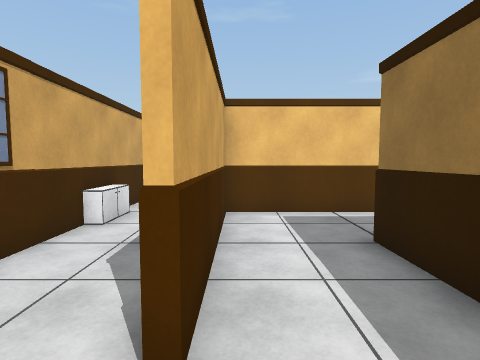
[1] (above)

17 first-person views from a walk through a 3-D level made in the Unity game engine. The camera is 1.4 m above the floor, tilts 4° down and sees 80° across. The floor is counted in squares, 1 m on a side. Each view is taken from the middle of a square. On the plan, view 1 faces up. The plan holds only what a view shows up to about 14 squares ahead; the rest is blank. The player is left out. Door leaves are left out, so doorways stand open.

[2]
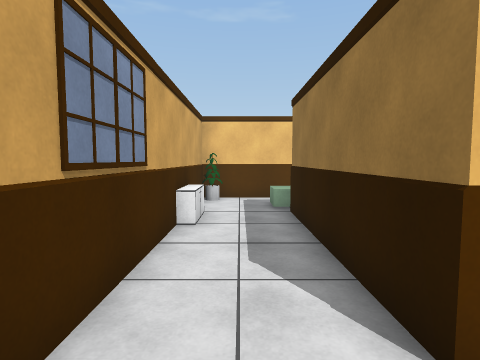

[3]
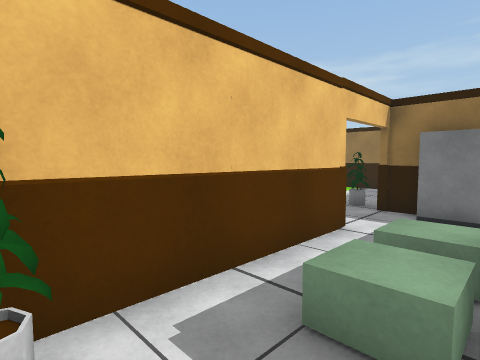

[4]
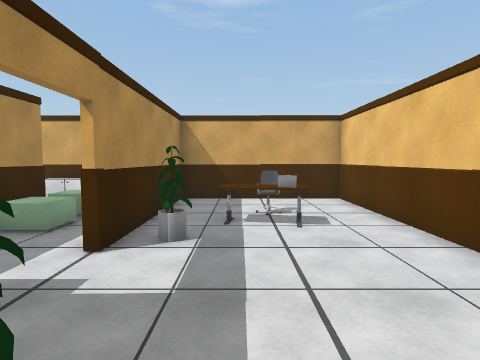

[5]
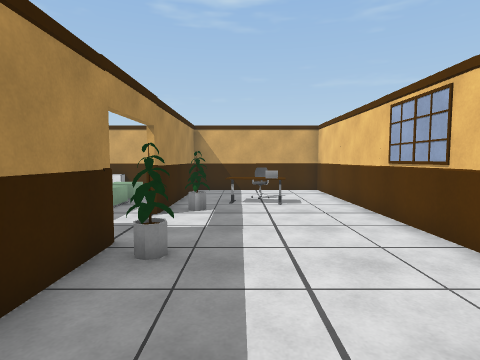

[6]
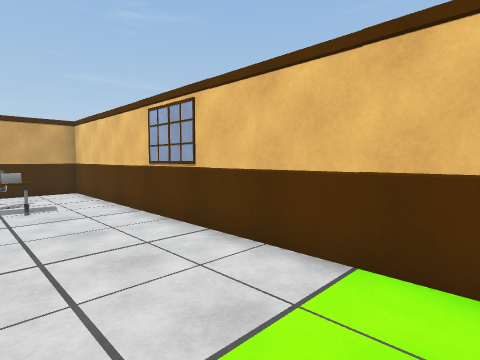

[7]
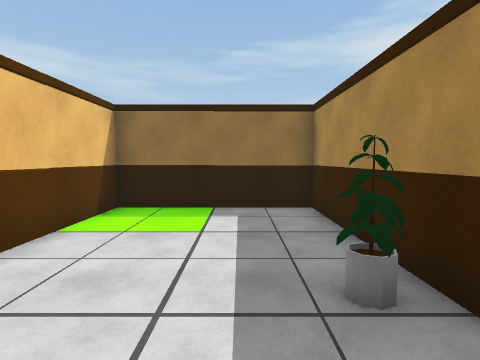

[8]
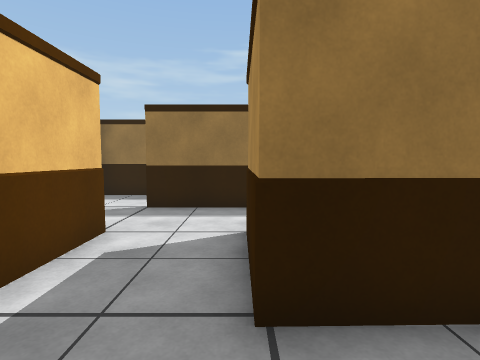

[9]
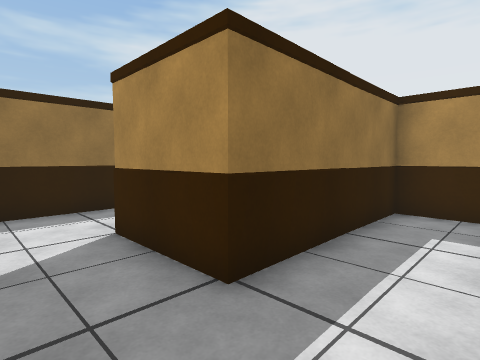

[10]
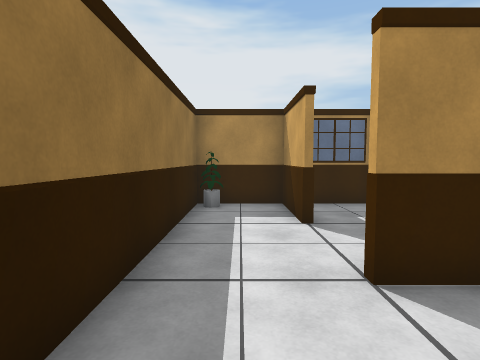

[11]
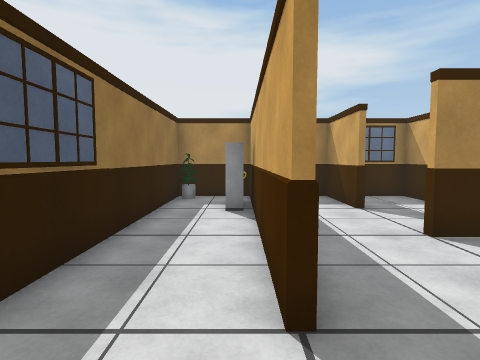

[12]
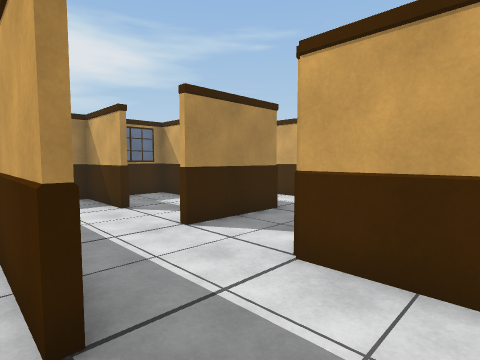

[13]
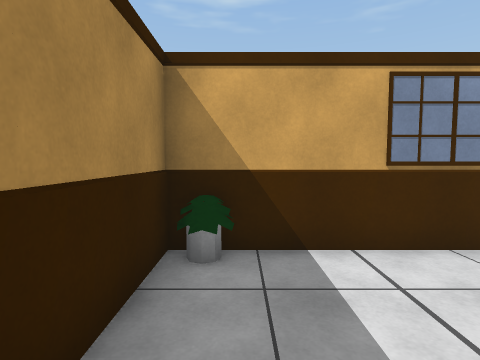

[14]
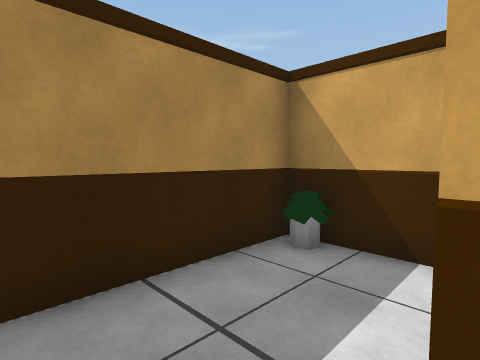

[15]
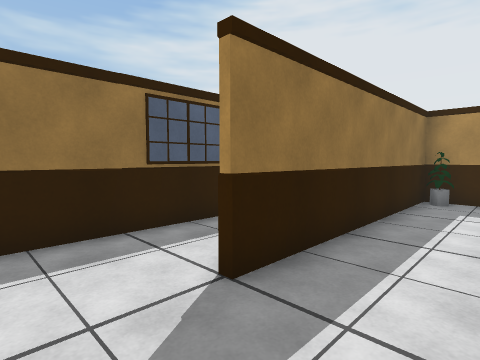

[16]
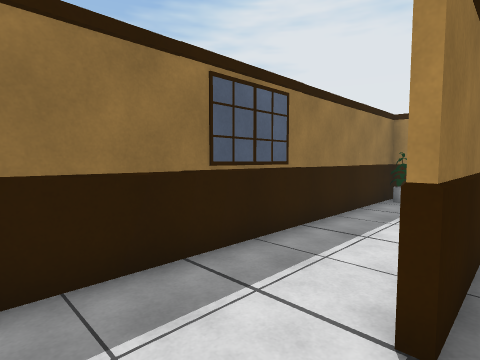

[17]
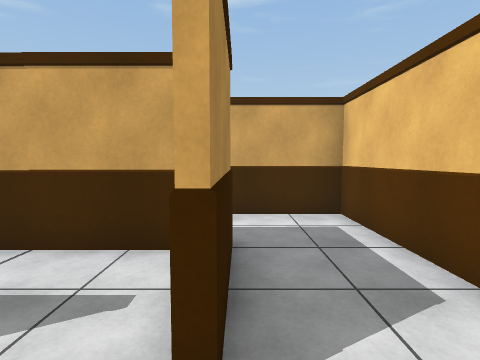

### Floor plan
Ten units are one square. View 1 is at (0, 0); x grows to the right and y downward. Boxes are objects, and circles mark ways between rooms. Rooms are numbered by the first view taken in them; rooms with no view inside come last. Other rooms are left out.
<svg viewBox="-40 -171 160 191">
<path fill="none" stroke="#000" d="M55 -86 55 -76 -4 -76 -4 -18M29 -106 -35 -106M84 -44 84 -78M-6 -16 -6 -77 10 -77M86 -79 86 -28M24 12 23 -49 55 -49M-34 -111 -34 11 20 11M85 11 114 11 114 -105M53 -109 114 -109 114 -166 -34 -166 -34 -111M-34 -109 27 -109M55 -19 55 -4M26 -40 26 12M84 -5 84 -44M20 11 47 11M55 -4 55 11 75 11"/>
<rect x="-35" y="-5" width="10" height="10" fill="#bbb"><title>other object</title></rect>
<rect x="-35" y="-75" width="10" height="20" fill="#bbb"><title>other object</title></rect>
<rect x="-35" y="-105" width="10" height="10" fill="#bbb"><title>other object</title></rect>
<rect x="-15" y="-95" width="20" height="20" fill="#bbb"><title>block</title></rect>
<rect x="5" y="-95" width="10" height="10" fill="#bbb"><title>block</title></rect>
<rect x="45" y="-105" width="10" height="20" fill="#bbb"><title>other object</title></rect>
<rect x="75" y="-5" width="10" height="20" fill="#bbb"><title>other object</title></rect>
<rect x="85" y="-25" width="10" height="20" fill="#bbb"><title>shelf</title></rect>
<rect x="105" y="-5" width="10" height="10" fill="#bbb"><title>other object</title></rect>
<rect x="-15" y="-145" width="20" height="10" fill="#bbb"><title>chair</title></rect>
<rect x="-5" y="-145" width="20" height="20" fill="#bbb"><title>other object</title></rect>
<rect x="15" y="-125" width="10" height="10" fill="#bbb"><title>other object</title></rect>
<rect x="55" y="-125" width="10" height="10" fill="#bbb"><title>other object</title></rect>
<circle cx="40" cy="-110" r="3" fill="#2a7"/>
<circle cx="65" cy="-50" r="3" fill="#2a7"/>
<circle cx="65" cy="-10" r="3" fill="#2a7"/>
<text x="30" y="-60">1</text>
<text x="30" y="-140">2</text>
<text x="50" y="-20">3</text>
<text x="60" y="0">4</text>
</svg>
Room 1 opens to room 2. Room 1 opens to room 3. Room 3 opens to room 4.

Where each view was taken, in squares from view 1:
view 1: 0 up, 0 right, facing up
view 2: 0 up, 2 left, facing up
view 3: 8 up, 3 left, facing up-right
view 4: 13 up, 7 right, facing left
view 5: 13 up, 10 right, facing left
view 6: 13 up, 10 right, facing up-left
view 7: 13 up, 3 right, facing right
view 8: 5 up, 0 right, facing right
view 9: 7 up, 0 right, facing down-right
view 10: 8 up, 7 right, facing down
view 11: 10 up, 9 right, facing down
view 12: 10 up, 9 right, facing down-left
view 13: 0 up, 1 right, facing left
view 14: 2 up, 1 right, facing down-left
view 15: 10 up, 6 right, facing down-right
view 16: 10 up, 8 right, facing down-right
view 17: 5 up, 7 right, facing left
